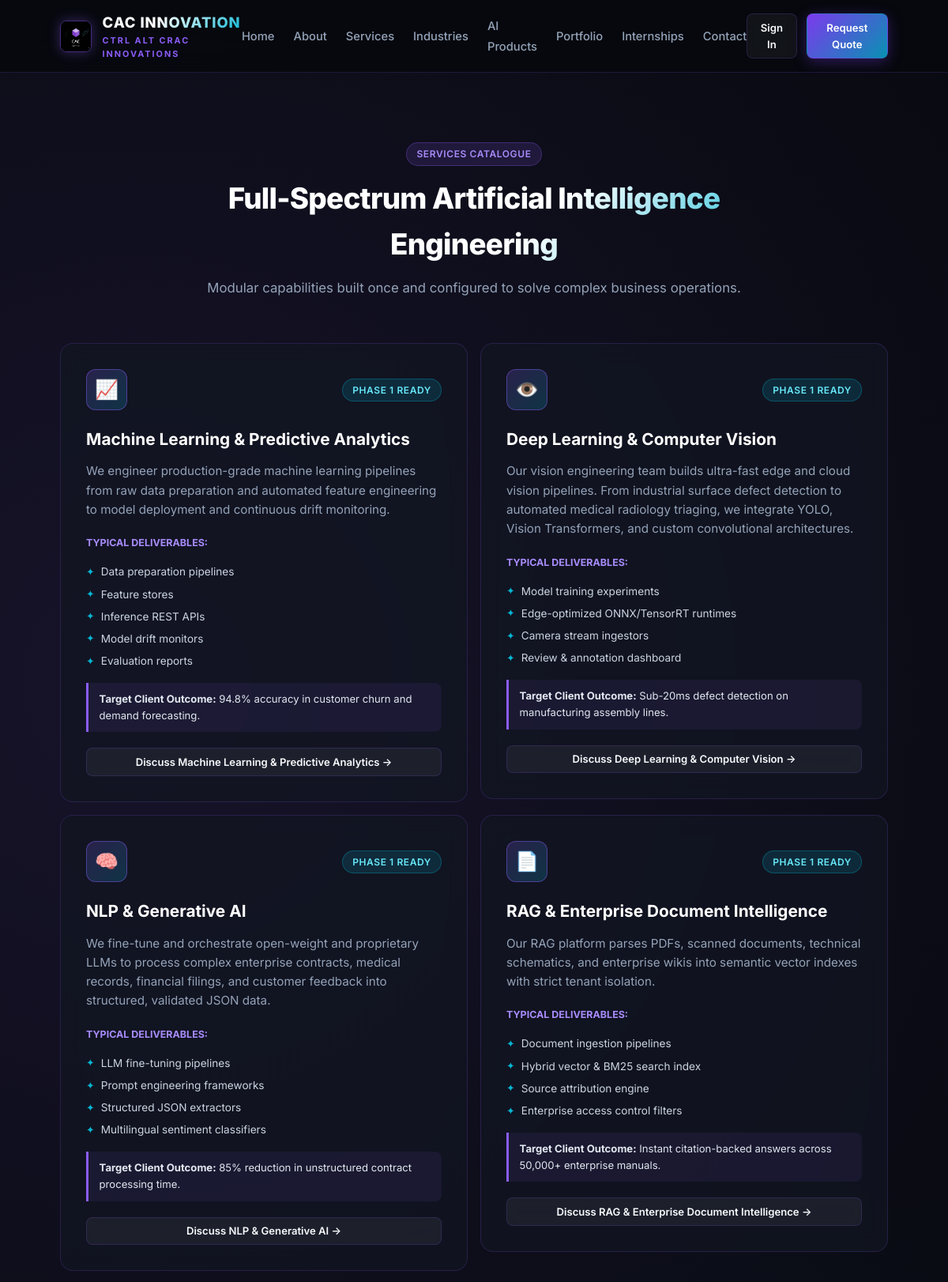
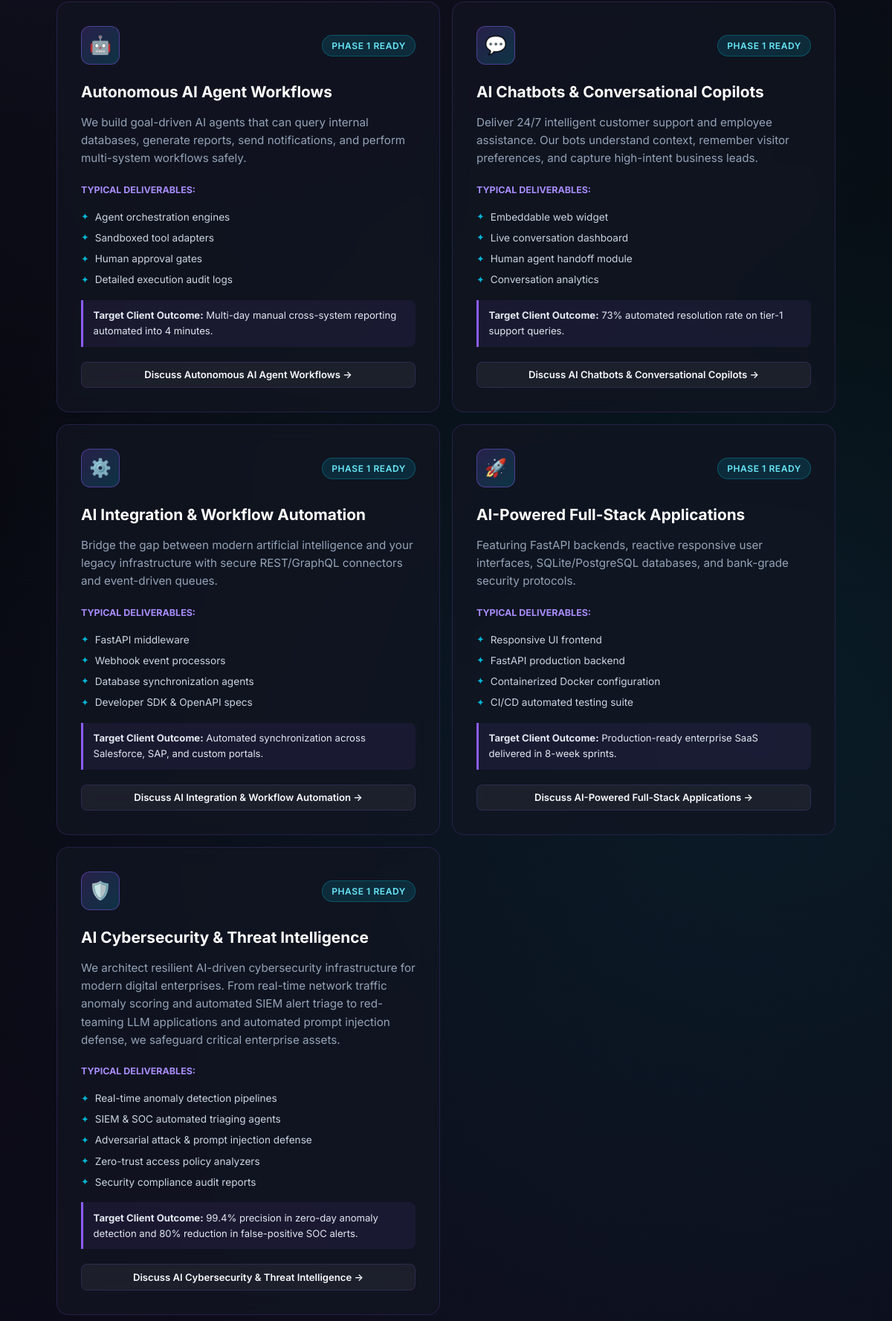
/services (upper part), run on the app's committed database (2 pictures, top to bottom).
### app/models/content.py (models this page shows)
class Service(Base):
    __tablename__ = "services"
    id = Column(Integer, primary_key=True, index=True)
    slug = Column(String(100), unique=True, index=True, nullable=False)
    title = Column(String(150), nullable=False)
    short_description = Column(String(300), nullable=False)
    full_description = Column(Text, nullable=False)
    icon = Column(String(50), default="cpu")
    deliverables = Column(Text, default="[]")
    example_outcome = Column(String(255), nullable=True)
    display_order = Column(Integer, default=0)
    is_active = Column(Boolean, default=True)
    created_at = Column(DateTime, default=lambda: datetime.now(timezone.utc))

### app/routers/web.py (the view)
@router.get("/services", response_class=HTMLResponse)
def services_page(request: Request, db: Session = Depends(get_db), user: User = Depends(get_current_user_optional)):
    services = db.query(Service).filter(Service.is_active == True).order_by(Service.display_order.asc()).all()
    return templates.TemplateResponse(request=request, name="services.html", context={"user": user, "services": services})

### app/templates/services.html (shortened to what this page needs)
{% extends "base.html" %}
{% block content %}
<section class="section">
  <div class="container">
    <div class="section-header">
      <span class="badge badge-purple">Services Catalogue</span>
      <h2>Full-Spectrum Artificial Intelligence Engineering</h2>
      <p>Modular capabilities built once and configured to solve complex business operations.</p>
    </div>
    <div class="grid-2">
      {% for s in services %}
      <div class="card" id="{{ s.slug }}" style="display: flex; flex-direction: column;">
        <div style="display: flex; align-items: center; justify-content: space-between; margin-bottom: 1.25rem;">
          <div class="card-icon" style="margin-bottom: 0;">
            {% if s.slug == 'ai-machine-learning' %}📈
            {% elif s.slug == 'deep-learning-computer-vision' %}👁️
            {% elif s.slug == 'nlp-generative-ai' %}🧠
            {% elif s.slug == 'rag-document-intelligence' %}📄
            {% elif s.slug == 'ai-agent-development' %}🤖
            {% elif s.slug == 'ai-chatbot-development' %}💬
            {% elif s.slug == 'ai-integration-automation' %}⚙️
            {% elif 'cyber' in s.slug %}🛡️
            {% else %}🚀{% endif %}
          </div>
          <span class="badge badge-cyan">Phase 1 Ready</span>
        </div>
        <h3 class="card-title">{{ s.title }}</h3>
        <p class="card-text">{{ s.full_description }}</p>
        <div style="margin-top: auto;">
          <div style="font-size: 0.78rem; text-transform: uppercase; color: #a78bfa; font-weight: 700; margin-bottom: 0.5rem;">
            Typical Deliverables:
          </div>
          <ul class="card-deliverables">
            {% for d in s.deliverables|from_json %}
            <li>{{ d }}</li>
            {% endfor %}
          </ul>
          {% if s.example_outcome %}
          <div class="card-outcome" style="margin-bottom: 1.25rem;">
            <strong>Target Client Outcome:</strong> {{ s.example_outcome }}
          </div>
          {% endif %}
          <a href="/contact?service={{ s.title }}" class="btn btn-secondary btn-sm" style="width: 100%;">
            Discuss {{ s.title }} &rarr;
          </a>
        </div>
      </div>
      {% endfor %}
    </div>
  </div>
</section>
{% endblock %}

### app/static/css/style.css (style rules this page uses)
:root { --bg-dark: #07090e; --bg-card: rgba(18, 22, 34, 0.75); --bg-card-hover: rgba(26, 32, 50, 0.9); --bg-elevated: #111625; --border-color: rgba(139, 92, 246, 0.18); --border-glow: rgba(139, 92, 246, 0.45); --primary-purple: #8b5cf6; --primary-purple-glow: rgba(139, 92, 246, 0.35); --secondary-cyan: #06b6d4; --secondary-cyan-glow: rgba(6, 182, 212, 0.35); --text-main: #f8fafc; --text-muted: #94a3b8; --accent-green: #10b981; --accent-amber: #f59e0b; --font-family: 'Inter', system-ui, -apple-system, BlinkMacSystemFont, "Segoe UI", Roboto, sans-serif; --transition: all 0.25s cubic-bezier(0.16, 1, 0.3, 1); }
* { box-sizing: border-box; margin: 0; padding: 0; }
body { background-color: var(--bg-dark); color: var(--text-main); font-family: var(--font-family); line-height: 1.6; overflow-x: hidden; background-image: radial-gradient(circle at 15% 20%, rgba(139, 92, 246, 0.12) 0%, transparent 40%), radial-gradient(circle at 85% 60%, rgba(6, 182, 212, 0.10) 0%, transparent 40%), radial-gradient(circle at 50% 90%, rgba(124, 58, 237, 0.08) 0%, transparent 50%); background-attachment: fixed; min-height: 100vh; display: flex; flex-direction: column; }
a { color: inherit; text-decoration: none; }
.container { width: 90%; max-width: 1240px; margin: 0 auto; padding: 0 1rem; }
.btn { display: inline-flex; align-items: center; justify-content: center; gap: 0.5rem; padding: 0.65rem 1.35rem; border-radius: 8px; font-size: 0.9rem; font-weight: 600; cursor: pointer; transition: var(--transition); border: 1px solid transparent; text-align: center; }
.btn-secondary { background: rgba(255, 255, 255, 0.05); color: var(--text-main); border-color: var(--border-color); backdrop-filter: blur(8px); }
.btn-sm { padding: 0.4rem 0.85rem; font-size: 0.82rem; }
.badge { display: inline-flex; align-items: center; gap: 0.35rem; padding: 0.25rem 0.75rem; border-radius: 50px; font-size: 0.75rem; font-weight: 600; text-transform: uppercase; letter-spacing: 0.05em; }
.badge-purple { background: rgba(139, 92, 246, 0.15); color: #a78bfa; border: 1px solid rgba(139, 92, 246, 0.3); }
.badge-cyan { background: rgba(6, 182, 212, 0.15); color: #67e8f9; border: 1px solid rgba(6, 182, 212, 0.3); }
.section { padding: 5.5rem 0 5rem 0; }
.section-header { text-align: center; max-width: 740px; margin: 0 auto 3.5rem auto; }
.section-header h2 { font-size: 2.3rem; font-weight: 800; letter-spacing: -0.02em; margin: 0.75rem 0; background: linear-gradient(135deg, #ffffff 60%, var(--secondary-cyan) 100%); -webkit-background-clip: text; -webkit-text-fill-color: transparent; }
.section-header p { color: var(--text-muted); font-size: 1.05rem; }
.grid-2 { display: grid; grid-template-columns: repeat(2, minmax(0, 1fr)); gap: 1rem; align-items: start; }
.card { background: var(--bg-card); border: 1px solid var(--border-color); border-radius: 16px; padding: 2rem; transition: var(--transition); position: relative; overflow: hidden; backdrop-filter: blur(12px); }
.card-icon { width: 52px; height: 52px; border-radius: 12px; background: linear-gradient(135deg, rgba(139, 92, 246, 0.2), rgba(6, 182, 212, 0.2)); border: 1px solid var(--border-glow); display: flex; align-items: center; justify-content: center; font-size: 1.5rem; margin-bottom: 1.25rem; color: #22d3ee; }
.card-title { font-size: 1.3rem; font-weight: 700; margin-bottom: 0.75rem; color: #ffffff; }
.card-text { color: var(--text-muted); font-size: 0.95rem; line-height: 1.6; margin-bottom: 1.25rem; }
.card-deliverables { list-style: none; margin: 1rem 0; }
.card-deliverables li { font-size: 0.85rem; color: #cbd5e1; display: flex; align-items: center; gap: 0.5rem; margin-bottom: 0.4rem; }
.card-deliverables li::before { content: "✦"; color: var(--secondary-cyan); font-size: 0.8rem; }
.card-outcome { background: rgba(139, 92, 246, 0.08); border-left: 3px solid var(--primary-purple); padding: 0.65rem 0.85rem; border-radius: 0 8px 8px 0; font-size: 0.82rem; color: #e2e8f0; margin-top: 1rem; }
.card > div:first-child:has(.badge), .card .card-header { display: flex !important; flex-direction: row !important; align-items: center !important; justify-content: space-between !important; width: 100%; }

### data on the page
Service: title "Machine Learning & Predictive Analytics", full_description "We engineer production-grade machine learning pipelines from raw data preparation and automated feature engineering to model deployment and continuous drift monitoring.", deliverables "Data preparation pipelines" "Feature stores" "Inference REST APIs" "Model drift monitors" "Evaluation reports", example_outcome "94.8% accuracy in customer churn and demand forecasting."
Service: title "Deep Learning & Computer Vision", full_description "Our vision engineering team builds ultra-fast edge and cloud vision pipelines. From industrial surface defect detection to automated medical radiology triaging, we integrate YOLO, Vision Transformers, and custom convolutional architectures.", deliverables "Model training experiments" "Edge-optimized ONNX/TensorRT runtimes" "Camera stream ingestors" "Review & annotation dashboard", example_outcome "Sub-20ms defect detection on manufacturing assembly lines."
Service: title "NLP & Generative AI", full_description "We fine-tune and orchestrate open-weight and proprietary LLMs to process complex enterprise contracts, medical records, financial filings, and customer feedback into structured, validated JSON data.", deliverables "LLM fine-tuning pipelines" "Prompt engineering frameworks" "Structured JSON extractors" "Multilingual sentiment classifiers", example_outcome "85% reduction in unstructured contract processing time."
Service: title "RAG & Enterprise Document Intelligence", full_description "Our RAG platform parses PDFs, scanned documents, technical schematics, and enterprise wikis into semantic vector indexes with strict tenant isolation.", deliverables "Document ingestion pipelines" "Hybrid vector & BM25 search index" "Source attribution engine" "Enterprise access control filters", example_outcome "Instant citation-backed answers across 50,000+ enterprise manuals."
Service: title "Autonomous AI Agent Workflows", full_description "We build goal-driven AI agents that can query internal databases, generate reports, send notifications, and perform multi-system workflows safely.", deliverables "Agent orchestration engines" "Sandboxed tool adapters" "Human approval gates" "Detailed execution audit logs", example_outcome "Multi-day manual cross-system reporting automated into 4 minutes."
Service: title "AI Chatbots & Conversational Copilots", full_description "Deliver 24/7 intelligent customer support and employee assistance. Our bots understand context, remember visitor preferences, and capture high-intent business leads.", deliverables "Embeddable web widget" "Live conversation dashboard" "Human agent handoff module" "Conversation analytics", example_outcome "73% automated resolution rate on tier-1 support queries."
Service: title "AI Integration & Workflow Automation", full_description "Bridge the gap between modern artificial intelligence and your legacy infrastructure with secure REST/GraphQL connectors and event-driven queues.", deliverables "FastAPI middleware" "Webhook event processors" "Database synchronization agents" "Developer SDK & OpenAPI specs", example_outcome "Automated synchronization across Salesforce, SAP, and custom portals."
Service: title "AI-Powered Full-Stack Applications", full_description "Featuring FastAPI backends, reactive responsive user interfaces, SQLite/PostgreSQL databases, and bank-grade security protocols.", deliverables "Responsive UI frontend" "FastAPI production backend" "Containerized Docker configuration" "CI/CD automated testing suite", example_outcome "Production-ready enterprise SaaS delivered in 8-week sprints."
Service: title "AI Cybersecurity & Threat Intelligence", full_description "We architect resilient AI-driven cybersecurity infrastructure for modern digital enterprises. From real-time network traffic anomaly scoring and automated SIEM alert triage to red-teaming LLM applications and automated prompt injection defense, we safeguard critical enterprise assets.", deliverables "Real-time anomaly detection pipelines" "SIEM & SOC automated triaging agents" "Adversarial attack & prompt injection defense" "Zero-trust access policy analyzers" "Security compliance audit reports", example_outcome "99.4% precision in zero-day anomaly detection and 80% reduction in false-positive SOC alerts."
